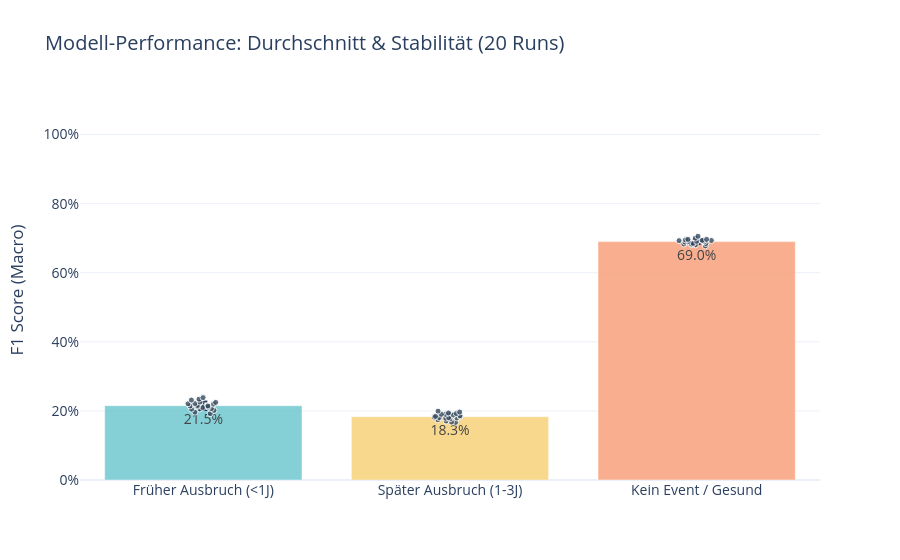

The notebook cell saved with this chart:
### Markdown cell above
# 6.1 Robustness Vizualiszation

### Code cell
# 4. Visualisierung der Robustness (Master-Thesis Style)
# Ziel: Durchschnittliche Performance zeigen + Stabilität (Fehlerbalken) beweisen

# Melt transformiert die Daten für Plotly (Wide -> Long Format)
import plotly.express as px
import os

df_melt = df_results.melt(
    id_vars=['run_id'], 
    value_vars=['f1_class_0_early', 'f1_class_1_late', 'f1_class_2_healthy'],
    var_name='Target Class', 
    value_name='F1 Score'
)

# Aggegierte Statistiken für Bar-Chart
df_stats = df_melt.groupby('Target Class')['F1 Score'].agg(['mean', 'std']).reset_index()

# Sortierung manuell festlegen (Logische Zeitreihe)
category_order = ['Früher Ausbruch (<1J)', 'Später Ausbruch (1-3J)', 'Kein Event / Gesund']
# Wir müssen die Werte in df_stats umbenennen, damit sie matchen, oder category_order anpassen
# Aktuell heißen die Werte 'f1_class_0_early' usw.
# Mapping Dictionary
name_mapping = {
    'f1_class_0_early': 'Früher Ausbruch (<1J)',
    'f1_class_1_late': 'Später Ausbruch (1-3J)',
    'f1_class_2_healthy': 'Kein Event / Gesund'
}
df_stats['Target Class'] = df_stats['Target Class'].map(name_mapping)
df_melt['Target Class'] = df_melt['Target Class'].map(name_mapping)

# 1. Bar Chart mit Error Bars (Klassisch wissenschaftlich)
fig = px.bar(
    df_stats, 
    x="Target Class", 
    y="mean", 
    error_y="std", # Zeigt die Standardabweichung als Antenne (Robustheit)
    title=f"Modell-Performance: Durchschnitt & Stabilität ({N_LOOPS} Runs)",
    text_auto='.1%', # Beschriftung direkt am Balken
    labels={'mean': 'Durchschnittlicher F1-Score'},
    color="Target Class", 
    # Pastell Farben wirken professioneller und weniger überladen
    color_discrete_sequence=px.colors.qualitative.Pastel,
    template="plotly_white",
    category_orders={"Target Class": category_order} # Erzwingt die logische zeitliche Reihenfolge
)

# Balken leicht transparent machen (0.8), damit sie nicht zu massiv wirken
fig.update_traces(marker_opacity=0.8, showlegend=False)

# 2. Scatter-Punkte darüber legen (Kontrastfarbe für bessere Sichtbarkeit)
# Zeigt jeden einzelnen Run als Punkt -> Maximale Transparenz der Ergebnisse
scatter_trace = px.strip(
    df_melt, 
    x="Target Class", 
    y="F1 Score", 
    category_orders={"Target Class": category_order}
).data[0]

# Styling der Punkte: Dunkles Kontrast-Blau mit weißem Rand
# Das sorgt für Lesbarkeit sowohl auf hellen als auch dunklen Hintergründen
scatter_trace.marker.color = '#34495e' # "Wet Asphalt" (Dunkles Grau-Blau)
scatter_trace.marker.size = 6
scatter_trace.marker.opacity = 0.8
scatter_trace.marker.line = dict(width=1, color='white') # Weißer Rand lässt Punkte "poppen"
scatter_trace.showlegend = False

fig.add_trace(scatter_trace)

# Achsen formatieren (Prozent statt 0.x)
fig.update_layout(
    yaxis_tickformat='.0%', 
    yaxis_title="F1 Score (Macro)", 
    xaxis_title=None, # X-Achsen Titel ist redundant wegen den Labels
    font=dict(size=14) # Schrift etwas größer für Thesis
)
fig.update_yaxes(range=[0, 1.1]) # Platz für Error Bars lassen

save_path = os.path.join(RESULTS_DIR, "robustness_scientific_bar.png")
fig.write_image(save_path)
print(f"Plot gespeichert unter: {save_path}")
fig.show()

### Figure 1 — Plotly figure (JSON) as saved in the notebook; plotly's stock layout.template omitted (floating-point values rounded to 4 significant figures)
{"data": [{"error_y": {"array": [0.01222]}, "hovertemplate": "Target Class=%{x}<br>Durchschnittlicher F1-Score=%{y}<extra></extra>", "legendgroup": "Früher Ausbruch (<1J)", "marker": {"color": "rgb(102, 197, 204)", "opacity": 0.8, "pattern": {"shape": ""}}, "name": "Früher Ausbruch (<1J)", "orientation": "v", "showlegend": false, "textposition": "auto", "texttemplate": "%{y:.1%}", "type": "bar", "x": ["Früher Ausbruch (<1J)"], "xaxis": "x", "y": [0.2151], "yaxis": "y"}, {"error_y": {"array": [0.009194]}, "hovertemplate": "Target Class=%{x}<br>Durchschnittlicher F1-Score=%{y}<extra></extra>", "legendgroup": "Später Ausbruch (1-3J)", "marker": {"color": "rgb(246, 207, 113)", "opacity": 0.8, "pattern": {"shape": ""}}, "name": "Später Ausbruch (1-3J)", "orientation": "v", "showlegend": false, "textposition": "auto", "texttemplate": "%{y:.1%}", "type": "bar", "x": ["Später Ausbruch (1-3J)"], "xaxis": "x", "y": [0.1831], "yaxis": "y"}, {"error_y": {"array": [0.007113]}, "hovertemplate": "Target Class=%{x}<br>Durchschnittlicher F1-Score=%{y}<extra></extra>", "legendgroup": "Kein Event / Gesund", "marker": {"color": "rgb(248, 156, 116)", "opacity": 0.8, "pattern": {"shape": ""}}, "name": "Kein Event / Gesund", "orientation": "v", "showlegend": false, "textposition": "auto", "texttemplate": "%{y:.1%}", "type": "bar", "x": ["Kein Event / Gesund"], "xaxis": "x", "y": [0.6901], "yaxis": "y"}, {"alignmentgroup": "True", "boxpoints": "all", "fillcolor": "rgba(255,255,255,0)", "hoveron": "points", "hovertemplate": "Target Class=%{x}<br>F1 Score=%{y}<extra></extra>", "legendgroup": "", "line": {"color": "rgba(255,255,255,0)"}, "marker": {"color": "#34495e", "line": {"color": "white", "width": 1}, "opacity": 0.8, "size": 6}, "name": "", "offsetgroup": "", "orientation": "v", "pointpos": 0, "showlegend": false, "type": "box", "x": ["Früher Ausbruch (<1J)", "Früher Ausbruch (<1J)", "Früher Ausbruch (<1J)", "Früher Ausbruch (<1J)", "Früher Ausbruch (<1J)", "Früher Ausbruch (<1J)", "Früher Ausbruch (<1J)", "Früher Ausbruch (<1J)", "Früher Ausbruch (<1J)", "Früher Ausbruch (<1J)", "Früher Ausbruch (<1J)", "Früher Ausbruch (<1J)", "Früher Ausbruch (<1J)", "Früher Ausbruch (<1J)", "Früher Ausbruch (<1J)", "Früher Ausbruch (<1J)", "Früher Ausbruch (<1J)", "Früher Ausbruch (<1J)", "Früher Ausbruch (<1J)", "Früher Ausbruch (<1J)", "Später Ausbruch (1-3J)", "Später Ausbruch (1-3J)", "Später Ausbruch (1-3J)", "Später Ausbruch (1-3J)", "Später Ausbruch (1-3J)", "Später Ausbruch (1-3J)", "Später Ausbruch (1-3J)", "Später Ausbruch (1-3J)", "Später Ausbruch (1-3J)", "Später Ausbruch (1-3J)", "Später Ausbruch (1-3J)", "Später Ausbruch (1-3J)", "Später Ausbruch (1-3J)", "Später Ausbruch (1-3J)", "Später Ausbruch (1-3J)", "Später Ausbruch (1-3J)", "Später Ausbruch (1-3J)", "Später Ausbruch (1-3J)", "Später Ausbruch (1-3J)", "Später Ausbruch (1-3J)", "Kein Event / Gesund", "Kein Event / Gesund", "Kein Event / Gesund", "Kein Event / Gesund", "Kein Event / Gesund", "Kein Event / Gesund", "Kein Event / Gesund", "Kein Event / Gesund", "Kein Event / Gesund", "Kein Event / Gesund", "Kein Event / Gesund", "Kein Event / Gesund", "Kein Event / Gesund", "Kein Event / Gesund", "Kein Event / Gesund", "Kein Event / Gesund", "Kein Event / Gesund", "Kein Event / Gesund", "Kein Event / Gesund", "Kein Event / Gesund"], "x0": " ", "xaxis": "x", "y": [0.1922, 0.2198, 0.2146, 0.2206, 0.1964, 0.2385, 0.2014, 0.2256, 0.234, 0.2132, 0.2246, 0.2113, 0.2143, 0.2214, 0.2057, 0.2098, 0.2066, 0.2313, 0.2049, 0.2158, 0.1902, 0.1882, 0.1967, 0.1806, 0.1993, 0.1789, 0.177, 0.1677, 0.1842, 0.1836, 0.1806, 0.1667, 0.186, 0.1706, 0.1818, 0.1794, 0.194, 0.1902, 0.1923, 0.1745, 0.6832, 0.7056, 0.7001, 0.6887, 0.6924, 0.6952, 0.6845, 0.6813, 0.6832, 0.6929, 0.6933, 0.685, 0.6906, 0.6938, 0.6897, 0.6808, 0.6965, 0.6966, 0.6776, 0.691], "y0": " ", "yaxis": "y"}], "layout": {"barmode": "relative", "font": {"size": 14}, "legend": {"title": {"text": "Target Class"}, "tracegroupgap": 0}, "title": {"text": "Modell-Performance: Durchschnitt & Stabilität (20 Runs)"}, "xaxis": {"anchor": "y", "categoryarray": ["Früher Ausbruch (<1J)", "Später Ausbruch (1-3J)", "Kein Event / Gesund"], "categoryorder": "array", "domain": [0, 1], "title": {}}, "yaxis": {"anchor": "x", "domain": [0, 1], "range": [0, 1.1], "tickformat": ".0%", "title": {"text": "F1 Score (Macro)"}}}}
